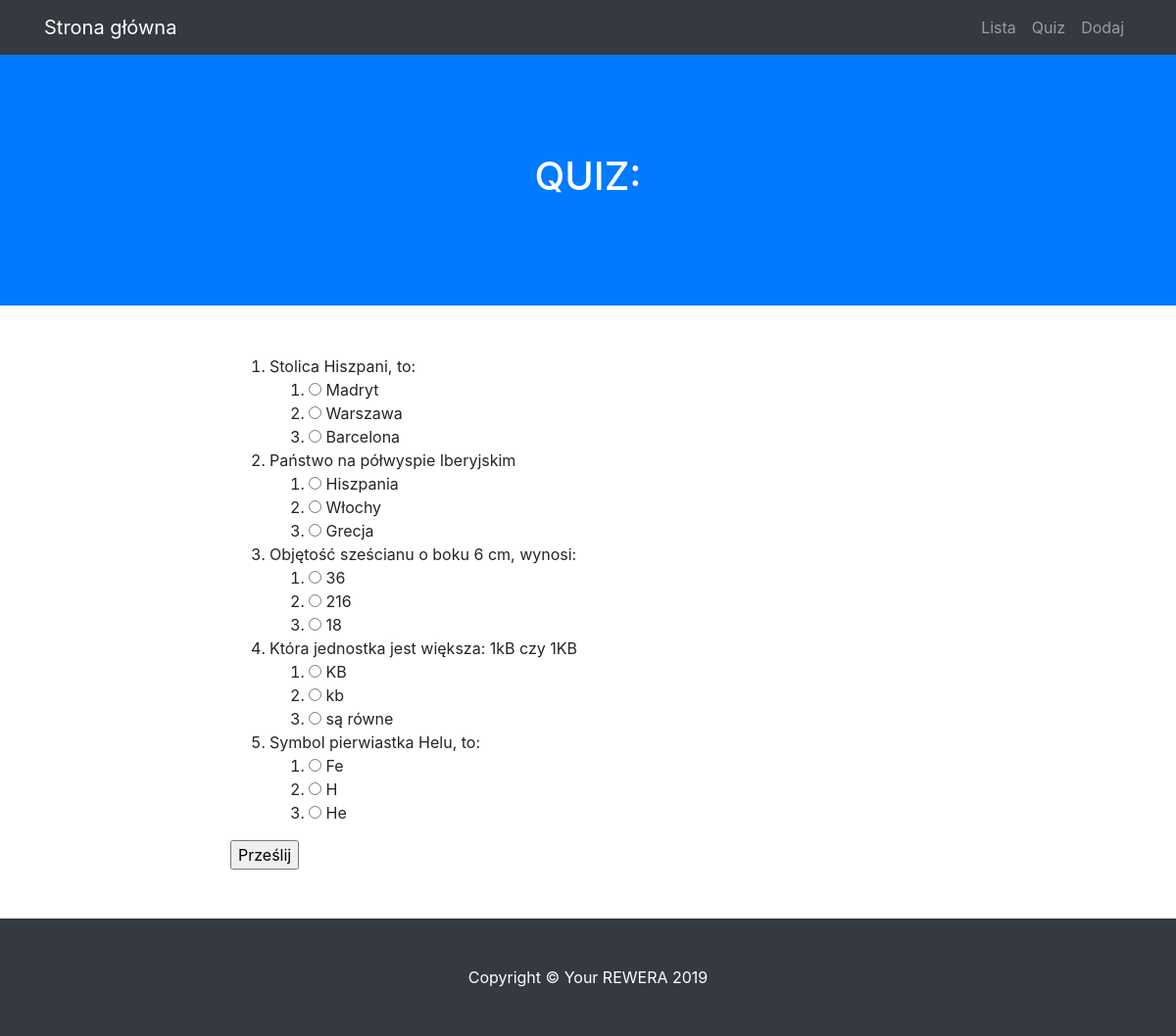
The page /quiz on the database its author committed.
### QUIZ/modele.py (models this page shows)
class BazaModel(Model):
    class Meta:
        database = baza

class Pytanie(BazaModel):
    pytanie = CharField(null=False)
    kategoria = ForeignKeyField(Kategoria, related_name='pytania')

class Odpowiedz(BazaModel):
    odpowiedz = CharField(null=False)
    pytanie = ForeignKeyField(Pytanie, related_name='odpowiedzi')
    odpok = IntegerField(default=0)

### QUIZ/views.py (the view, shortened to what this page needs)
@app.route("/quiz", methods=['GET', 'POST'])
def quiz():
    print(request.form)
    pytania = Pytanie.select().join(Odpowiedz).distinct()
    return render_template('quiz.html', pytania=pytania)

### QUIZ/app.py (called while the page is built)
@app.before_request
def before_request():
    g.db = baza
    g.db.connect()

@app.after_request
def after_request(response):
    g.db.close()
    return response

### QUIZ/templates/quiz.html (shortened to what this page needs)
{% extends "szablon.html" %}
{% block h1 %}QUIZ:{% endblock %}
{% block tresc %}
    <form method="POST">
        <ol>
        {% for p in pytania %}
            <li>
                {{ p.pytanie }}
                <ol>
                    {% for o in p.odpowiedzi %}
                    <li>
                        <input type="radio" name="{{ p.id }}" value="{{ o.id }}">
                        {{ o.odpowiedz }}</li>
                    {% endfor %}
                </ol>
            </li>
        {% endfor %}
        </ol>
        <input type="submit" value="Prześlij">
    </form>
{% endblock %}

### QUIZ/templates/szablon.html (shortened to what this page needs)
<!DOCTYPE html>
<html lang="pl">
  <head>
    <link href="{{ url_for('static', filename= 'vendor/bootstrap/css/bootstrap.min.css')}} " rel="stylesheet">
    <link href="{{ url_for('static', filename='css/scrolling-nav.css')}}" rel="stylesheet">
    <link href="{{ url_for('static', filename='css/style.css')}}" rel="stylesheet">
  </head>
  <body id="page-top">
    <nav class="navbar navbar-expand-lg navbar-dark bg-dark fixed-top" id="mainNav">
      <div class="container">
        <a class="navbar-brand js-scroll-trigger" href="{{ url_for('hello') }}">Strona główna</a>
        <div class="collapse navbar-collapse" id="navbarResponsive">
          <ul class="navbar-nav ml-auto">
            <li class="nav-item">
              <a class="nav-link js-scroll-trigger" href="{{ url_for('lista') }}">Lista</a>
            </li>
            <li class="nav-item">
              <a class="nav-link js-scroll-trigger" href="{{ url_for('quiz') }}">Quiz</a>
            </li>
            <li class="nav-item">
              <a class="nav-link js-scroll-trigger" href="{{ url_for('dodaj') }}">Dodaj</a>
            </li>
          </ul>
        </div>
      </div>
    </nav>
    <header class="bg-primary text-white">
      <div class="container text-center">
        <h1>{% block h1 %}{% endblock %}</h1>
      </div>
    </header>
    <section id="tresc">
      <div class="container">
        <div class="row">
          <div class="col-lg-8 mx-auto">
            {% block tresc %}{% endblock %}
          </div>
        </div>
      </div>
    </section>
    <footer class="py-5 bg-dark">
      <div class="container">
        <p class="m-0 text-center text-white">Copyright &copy; Your REWERA 2019</p>
      </div>
    </footer>
  </body>
</html>

### QUIZ/static/css/scrolling-nav.css (style rules this page uses)
header { padding: 154px 0 100px; }
@media (min-width: 992px) { header { padding: 156px 0 100px; } }
section { padding: 150px 0; }

### QUIZ/static/css/style.css (style rules this page uses)
#tresc { padding-top: 50px; padding-bottom: 50px; }

### rows shown on the page
Pytanie: pytanie "Stolica Hiszpani, to:"
Odpowiedz: odpowiedz "Madryt"
Odpowiedz: odpowiedz "Warszawa"
Odpowiedz: odpowiedz "Barcelona"
Pytanie: pytanie "Państwo na półwyspie Iberyjskim"
Odpowiedz: odpowiedz "Hiszpania"
Odpowiedz: odpowiedz "Włochy"
Odpowiedz: odpowiedz "Grecja"
Pytanie: pytanie "Objętość sześcianu o boku 6 cm, wynosi:"
Odpowiedz: odpowiedz "36"
Odpowiedz: odpowiedz "216"
Odpowiedz: odpowiedz "18"
Pytanie: pytanie "Która jednostka jest większa: 1kB czy 1KB"
Odpowiedz: odpowiedz "KB"
Odpowiedz: odpowiedz "kb"
Odpowiedz: odpowiedz "są równe"
Pytanie: pytanie "Symbol pierwiastka Helu, to:"
Odpowiedz: odpowiedz "Fe"
Odpowiedz: odpowiedz "H"
Odpowiedz: odpowiedz "He"
